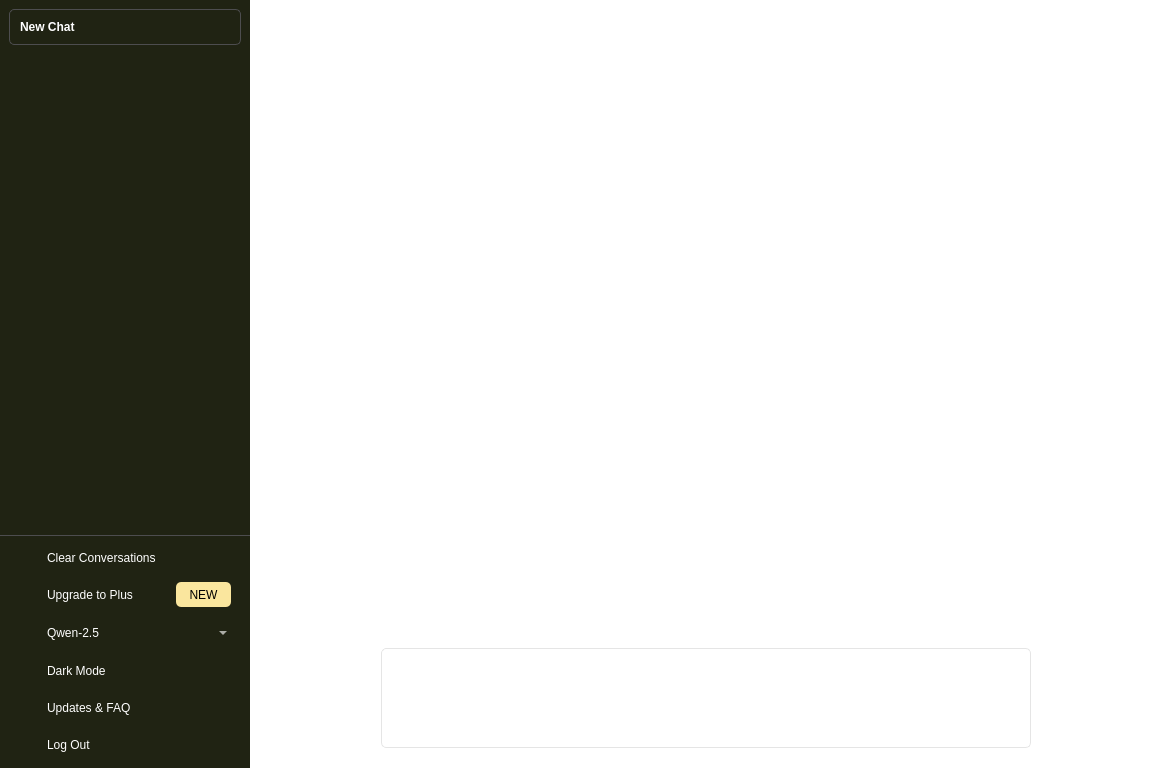
<?xml version="1.0" encoding="UTF-8"?>
<ui version="4.0">
 <class>MainWindow</class>
 <widget class="QMainWindow" name="MainWindow">
  <property name="geometry">
   <rect>
    <x>0</x>
    <y>0</y>
    <width>1162</width>
    <height>768</height>
   </rect>
  </property>
  <property name="windowTitle">
   <string>MainWindow</string>
  </property>
  <property name="styleSheet">
   <string notr="true">#side_widget QPushButton {
	text-align: left;
	background: transparent;
}
#menu_frame{
	border-top: 0.5px solid #4d4d4f;
}
#menu_frame QPushButton{
	color: #fff;
	border: none;
	padding: 10px;
	border-radius: 5px;
	background: none;
}
#menu_frame QFrame{
	border-radius: 5px;
	/* border: none; */
}
#new_chat_btn{
	border: 1px solid #4d4d4f;
	color: #fff;
	border-radius: 5px;
	padding: 10px;
}
#side_widget,
#chat_list{
	background: #202313;
}
#chat_list{
	border: none;
}
#chat_list::item{
	color: #fff;
	padding: 10px;
	border-radius: 5px;
	margin-top: 5px;
}
#side_widget QPushButton:hover,
#chat_list::item:hover,
#user_frame:hover,
#menu_frame QFrame:hover{
	background: #2a2b32;
}

#new_label{
	padding: 5px;
	border-radius: 6px;
	background: #fae69e;
}

#comboBox{
	border: none;
	background: transparent;
	color: #fff;
	padding: 10px;
}
#input_frame{
	border: 1px solid #e5e5e5;
	background: #fff;
	border-radius: 5px;
}
#input_textEdit{
	border: none;
}
#send_btn{
	border: none;
	padding: 5px;
	border-radius: 5px;
}
#send_btn:hover{
	background: #ececf1;
}

#main_scrollArea{
	border: none;
}
#main_widget,
#scrollAreaWidgetContents{
	background: #fff;
}
/* Additional borders */
#new_chat_frame, #chat_list_frame{
	border: none;
}</string>
  </property>
  <widget class="QWidget" name="centralwidget">
   <layout class="QHBoxLayout" name="horizontalLayout_7">
    <property name="spacing">
     <number>0</number>
    </property>
    <property name="leftMargin">
     <number>0</number>
    </property>
    <property name="topMargin">
     <number>0</number>
    </property>
    <property name="rightMargin">
     <number>0</number>
    </property>
    <property name="bottomMargin">
     <number>0</number>
    </property>
    <item>
     <widget class="QWidget" name="side_widget" native="true">
      <property name="maximumSize">
       <size>
        <width>250</width>
        <height>16777215</height>
       </size>
      </property>
      <layout class="QVBoxLayout" name="verticalLayout_2">
       <property name="spacing">
        <number>0</number>
       </property>
       <property name="leftMargin">
        <number>0</number>
       </property>
       <property name="topMargin">
        <number>0</number>
       </property>
       <property name="rightMargin">
        <number>0</number>
       </property>
       <property name="bottomMargin">
        <number>0</number>
       </property>
       <item>
        <widget class="QFrame" name="new_chat_frame">
         <property name="frameShape">
          <enum>QFrame::StyledPanel</enum>
         </property>
         <property name="frameShadow">
          <enum>QFrame::Raised</enum>
         </property>
         <layout class="QGridLayout" name="gridLayout_2">
          <item row="0" column="0">
           <widget class="QPushButton" name="new_chat_btn">
            <property name="font">
             <font>
              <weight>75</weight>
              <bold>true</bold>
             </font>
            </property>
            <property name="text">
             <string>New Chat</string>
            </property>
            <property name="icon">
             <iconset resource="../static/resource.qrc">
              <normaloff>:/icons/icons/add_google_icon.svg</normaloff>:/icons/icons/add_google_icon.svg</iconset>
            </property>
            <property name="iconSize">
             <size>
              <width>18</width>
              <height>18</height>
             </size>
            </property>
           </widget>
          </item>
         </layout>
        </widget>
       </item>
       <item>
        <widget class="QFrame" name="chat_list_frame">
         <property name="frameShape">
          <enum>QFrame::StyledPanel</enum>
         </property>
         <property name="frameShadow">
          <enum>QFrame::Raised</enum>
         </property>
         <layout class="QGridLayout" name="gridLayout">
          <item row="0" column="0">
           <widget class="QListView" name="chat_list"/>
          </item>
         </layout>
        </widget>
       </item>
       <item>
        <widget class="QFrame" name="menu_frame">
         <property name="frameShape">
          <enum>QFrame::StyledPanel</enum>
         </property>
         <property name="frameShadow">
          <enum>QFrame::Raised</enum>
         </property>
         <layout class="QVBoxLayout" name="verticalLayout">
          <property name="spacing">
           <number>3</number>
          </property>
          <property name="topMargin">
           <number>5</number>
          </property>
          <property name="bottomMargin">
           <number>5</number>
          </property>
          <item>
           <widget class="QFrame" name="frame">
            <property name="frameShape">
             <enum>QFrame::StyledPanel</enum>
            </property>
            <property name="frameShadow">
             <enum>QFrame::Raised</enum>
            </property>
            <layout class="QHBoxLayout" name="horizontalLayout">
             <property name="spacing">
              <number>0</number>
             </property>
             <property name="topMargin">
              <number>0</number>
             </property>
             <property name="bottomMargin">
              <number>0</number>
             </property>
             <item>
              <widget class="QLabel" name="label">
               <property name="maximumSize">
                <size>
                 <width>18</width>
                 <height>18</height>
                </size>
               </property>
               <property name="text">
                <string/>
               </property>
               <property name="pixmap">
                <pixmap resource="../static/resource.qrc">:/icons/icons/delete copy.png</pixmap>
               </property>
               <property name="scaledContents">
                <bool>true</bool>
               </property>
              </widget>
             </item>
             <item>
              <widget class="QPushButton" name="pushButton_2">
               <property name="text">
                <string>Clear Conversations</string>
               </property>
              </widget>
             </item>
            </layout>
           </widget>
          </item>
          <item>
           <widget class="QFrame" name="frame_2">
            <property name="frameShape">
             <enum>QFrame::StyledPanel</enum>
            </property>
            <property name="frameShadow">
             <enum>QFrame::Raised</enum>
            </property>
            <layout class="QHBoxLayout" name="horizontalLayout_2">
             <property name="spacing">
              <number>0</number>
             </property>
             <property name="topMargin">
              <number>0</number>
             </property>
             <property name="bottomMargin">
              <number>0</number>
             </property>
             <item>
              <widget class="QLabel" name="label_2">
               <property name="maximumSize">
                <size>
                 <width>18</width>
                 <height>18</height>
                </size>
               </property>
               <property name="text">
                <string/>
               </property>
               <property name="pixmap">
                <pixmap resource="../static/resource.qrc">:/icons/icons/user.png</pixmap>
               </property>
               <property name="scaledContents">
                <bool>true</bool>
               </property>
              </widget>
             </item>
             <item>
              <widget class="QPushButton" name="pushButton_3">
               <property name="text">
                <string>Upgrade to Plus</string>
               </property>
              </widget>
             </item>
             <item>
              <widget class="QLabel" name="new_label">
               <property name="maximumSize">
                <size>
                 <width>55</width>
                 <height>25</height>
                </size>
               </property>
               <property name="text">
                <string>NEW</string>
               </property>
               <property name="alignment">
                <set>Qt::AlignCenter</set>
               </property>
              </widget>
             </item>
            </layout>
           </widget>
          </item>
          <item>
           <widget class="QFrame" name="frame_3">
            <property name="frameShape">
             <enum>QFrame::StyledPanel</enum>
            </property>
            <property name="frameShadow">
             <enum>QFrame::Raised</enum>
            </property>
            <layout class="QHBoxLayout" name="horizontalLayout_3">
             <property name="spacing">
              <number>0</number>
             </property>
             <property name="topMargin">
              <number>0</number>
             </property>
             <property name="bottomMargin">
              <number>0</number>
             </property>
             <item>
              <widget class="QLabel" name="label_3">
               <property name="maximumSize">
                <size>
                 <width>18</width>
                 <height>18</height>
                </size>
               </property>
               <property name="text">
                <string/>
               </property>
               <property name="pixmap">
                <pixmap resource="../static/resource.qrc">:/icons/icons/robot.svg</pixmap>
               </property>
               <property name="scaledContents">
                <bool>true</bool>
               </property>
              </widget>
             </item>
             <item>
              <widget class="QComboBox" name="comboBox">
               <property name="enabled">
                <bool>false</bool>
               </property>
               <property name="maximumSize">
                <size>
                 <width>16777215</width>
                 <height>40</height>
                </size>
               </property>
               <item>
                <property name="text">
                 <string>Qwen-2.5</string>
                </property>
               </item>
               <item>
                <property name="text">
                 <string>Llava</string>
                </property>
               </item>
              </widget>
             </item>
            </layout>
           </widget>
          </item>
          <item>
           <widget class="QFrame" name="frame_4">
            <property name="frameShape">
             <enum>QFrame::StyledPanel</enum>
            </property>
            <property name="frameShadow">
             <enum>QFrame::Raised</enum>
            </property>
            <layout class="QHBoxLayout" name="horizontalLayout_4">
             <property name="spacing">
              <number>0</number>
             </property>
             <property name="topMargin">
              <number>0</number>
             </property>
             <property name="bottomMargin">
              <number>0</number>
             </property>
             <item>
              <widget class="QLabel" name="label_4">
               <property name="maximumSize">
                <size>
                 <width>18</width>
                 <height>18</height>
                </size>
               </property>
               <property name="text">
                <string/>
               </property>
               <property name="pixmap">
                <pixmap resource="../static/resource.qrc">:/icons/icons/dark.png</pixmap>
               </property>
               <property name="scaledContents">
                <bool>true</bool>
               </property>
              </widget>
             </item>
             <item>
              <widget class="QPushButton" name="pushButton_5">
               <property name="text">
                <string>Dark Mode</string>
               </property>
              </widget>
             </item>
            </layout>
           </widget>
          </item>
          <item>
           <widget class="QFrame" name="frame_5">
            <property name="frameShape">
             <enum>QFrame::StyledPanel</enum>
            </property>
            <property name="frameShadow">
             <enum>QFrame::Raised</enum>
            </property>
            <layout class="QHBoxLayout" name="horizontalLayout_5">
             <property name="spacing">
              <number>0</number>
             </property>
             <property name="topMargin">
              <number>0</number>
             </property>
             <property name="bottomMargin">
              <number>0</number>
             </property>
             <item>
              <widget class="QLabel" name="label_5">
               <property name="maximumSize">
                <size>
                 <width>18</width>
                 <height>18</height>
                </size>
               </property>
               <property name="text">
                <string/>
               </property>
               <property name="pixmap">
                <pixmap resource="../static/resource.qrc">:/icons/icons/update.png</pixmap>
               </property>
               <property name="scaledContents">
                <bool>true</bool>
               </property>
              </widget>
             </item>
             <item>
              <widget class="QPushButton" name="pushButton_6">
               <property name="text">
                <string>Updates &amp;&amp; FAQ</string>
               </property>
              </widget>
             </item>
            </layout>
           </widget>
          </item>
          <item>
           <widget class="QFrame" name="frame_6">
            <property name="frameShape">
             <enum>QFrame::StyledPanel</enum>
            </property>
            <property name="frameShadow">
             <enum>QFrame::Raised</enum>
            </property>
            <layout class="QHBoxLayout" name="horizontalLayout_6">
             <property name="spacing">
              <number>0</number>
             </property>
             <property name="topMargin">
              <number>0</number>
             </property>
             <property name="bottomMargin">
              <number>0</number>
             </property>
             <item>
              <widget class="QLabel" name="label_6">
               <property name="maximumSize">
                <size>
                 <width>18</width>
                 <height>18</height>
                </size>
               </property>
               <property name="text">
                <string/>
               </property>
               <property name="pixmap">
                <pixmap resource="../static/resource.qrc">:/icons/icons/logout.png</pixmap>
               </property>
               <property name="scaledContents">
                <bool>true</bool>
               </property>
              </widget>
             </item>
             <item>
              <widget class="QPushButton" name="pushButton_7">
               <property name="text">
                <string>Log Out</string>
               </property>
              </widget>
             </item>
            </layout>
           </widget>
          </item>
         </layout>
        </widget>
       </item>
      </layout>
     </widget>
    </item>
    <item>
     <widget class="QWidget" name="main_widget" native="true">
      <layout class="QGridLayout" name="gridLayout_5">
       <property name="leftMargin">
        <number>0</number>
       </property>
       <property name="topMargin">
        <number>0</number>
       </property>
       <property name="rightMargin">
        <number>0</number>
       </property>
       <property name="bottomMargin">
        <number>20</number>
       </property>
       <property name="spacing">
        <number>0</number>
       </property>
       <item row="1" column="0">
        <spacer name="horizontalSpacer">
         <property name="orientation">
          <enum>Qt::Horizontal</enum>
         </property>
         <property name="sizeHint" stdset="0">
          <size>
           <width>128</width>
           <height>20</height>
          </size>
         </property>
        </spacer>
       </item>
       <item row="1" column="1">
        <widget class="QFrame" name="input_frame">
         <property name="minimumSize">
          <size>
           <width>650</width>
           <height>0</height>
          </size>
         </property>
         <property name="maximumSize">
          <size>
           <width>16777215</width>
           <height>100</height>
          </size>
         </property>
         <property name="font">
          <font>
           <kerning>true</kerning>
          </font>
         </property>
         <property name="frameShape">
          <enum>QFrame::StyledPanel</enum>
         </property>
         <property name="frameShadow">
          <enum>QFrame::Raised</enum>
         </property>
         <property name="lineWidth">
          <number>0</number>
         </property>
         <layout class="QGridLayout" name="gridLayout_3">
          <property name="leftMargin">
           <number>10</number>
          </property>
          <property name="topMargin">
           <number>10</number>
          </property>
          <property name="rightMargin">
           <number>5</number>
          </property>
          <property name="bottomMargin">
           <number>10</number>
          </property>
          <property name="spacing">
           <number>0</number>
          </property>
          <item row="1" column="1">
           <widget class="QPushButton" name="send_btn">
            <property name="text">
             <string/>
            </property>
            <property name="icon">
             <iconset resource="../static/resource.qrc">
              <normaloff>:/icons/icons/send.svg</normaloff>:/icons/icons/send.svg</iconset>
            </property>
           </widget>
          </item>
          <item row="0" column="0" rowspan="2">
           <widget class="QTextEdit" name="input_textEdit"/>
          </item>
          <item row="0" column="1">
           <spacer name="verticalSpacer">
            <property name="orientation">
             <enum>Qt::Vertical</enum>
            </property>
            <property name="sizeHint" stdset="0">
             <size>
              <width>20</width>
              <height>40</height>
             </size>
            </property>
           </spacer>
          </item>
         </layout>
        </widget>
       </item>
       <item row="1" column="2">
        <spacer name="horizontalSpacer_2">
         <property name="orientation">
          <enum>Qt::Horizontal</enum>
         </property>
         <property name="sizeHint" stdset="0">
          <size>
           <width>128</width>
           <height>20</height>
          </size>
         </property>
        </spacer>
       </item>
       <item row="0" column="0" colspan="3">
        <widget class="QScrollArea" name="main_scrollArea">
         <property name="widgetResizable">
          <bool>true</bool>
         </property>
         <widget class="QWidget" name="scrollAreaWidgetContents">
          <property name="geometry">
           <rect>
            <x>0</x>
            <y>0</y>
            <width>912</width>
            <height>624</height>
           </rect>
          </property>
          <layout class="QGridLayout" name="gridLayout_4">
           <item row="0" column="0">
            <spacer name="verticalSpacer_2">
             <property name="orientation">
              <enum>Qt::Vertical</enum>
             </property>
             <property name="sizeHint" stdset="0">
              <size>
               <width>20</width>
               <height>603</height>
              </size>
             </property>
            </spacer>
           </item>
          </layout>
         </widget>
        </widget>
       </item>
      </layout>
     </widget>
    </item>
   </layout>
  </widget>
  <widget class="QMenuBar" name="menubar">
   <property name="geometry">
    <rect>
     <x>0</x>
     <y>0</y>
     <width>1162</width>
     <height>24</height>
    </rect>
   </property>
  </widget>
 </widget>
 <resources>
  <include location="../static/resource.qrc"/>
 </resources>
 <connections/>
</ui>
